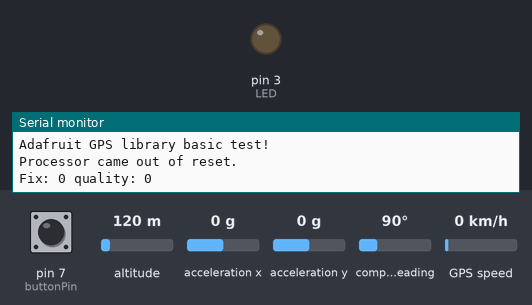
Simulated run of this sketch. Board: Arduino Uno, built with avr-gcc and run on an emulated ATmega328P. Parts: output pins drawn as LEDs (lit = HIGH), the last lines printed to the serial monitor. The test bench sets the inputs (shaded band); at power-on: acceleration x 0 g, pin 7 (buttonPin) LOW, altitude 120 m, acceleration y 0 g, compass heading 90°, GPS speed 0 km/h. The GPS gets a fix after 3 s at 37.7749, -122.4194 with 8 satellites.

Above: at 2.2 s.
2.3 s: acceleration x set to -0.9 g
5.5 s: acceleration x set to -1.2 g
At 6.5 s:
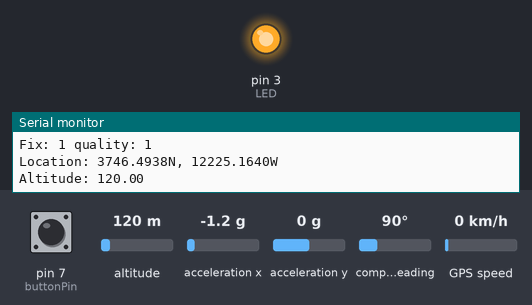
7.0 s: pin 7 (buttonPin) pulled HIGH for 1 s
At 8.1 s:
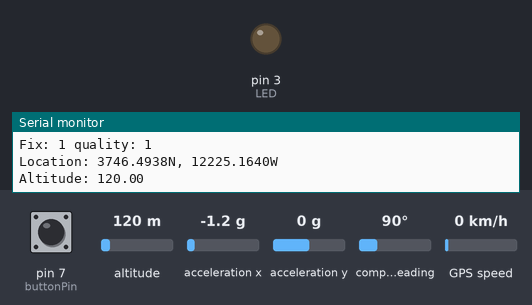
9.5 s: acceleration x set to -0.3 g
11.0 s: acceleration x set to 0 g
At 12.4 s:
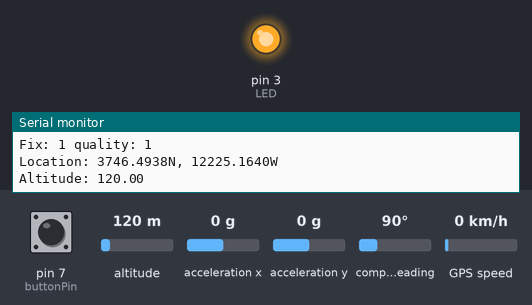
13.0 s: pin 7 (buttonPin) pulled HIGH for 3.2 s
At 13.9 s:
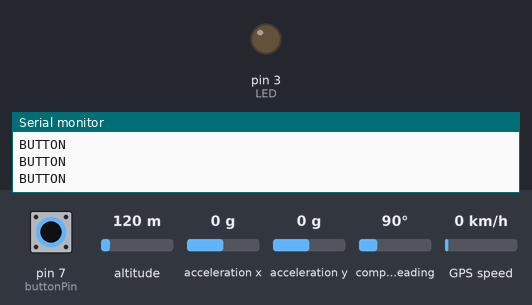
Timing chart, 0 to 16.0 s (numbered marks = the images above; inputs shaded):
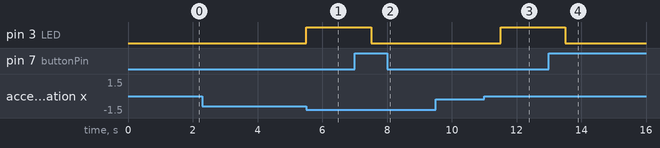

The sketch:

UnoSensorData.ino
```cpp
#include <Adafruit_GPS.h>
#include <SoftwareSerial.h>

// Connect the GPS Power pin to 5V
// Connect the GPS Ground pin to ground
// Connect the GPS TX (transmit) pin to Digital 8
// Connect the GPS RX (receive) pin to Digital 7

// you can change the pin numbers to match your wiring:
SoftwareSerial mySerial(2, 3);
Adafruit_GPS GPS(&mySerial);

// Set GPSECHO to 'false' to turn off echoing the GPS data to the Serial console
// Set to 'true' if you want to debug and listen to the raw GPS sentences
#define GPSECHO  true

uint32_t timer = millis();
//--------------------------------------------------------
#include "SparkFunLSM6DS3.h"
#include "Wire.h"
#include <SPI.h>
#include <math.h>

LSM6DS3 myIMU; //Default constructor is I2C, addr 0x6B (accel)
int steps = 0;
double prev_x = 0;
double prev_y = 0;

//LED
#define LED 3
const int ledBool = false;
//false = off; true = on

//button stuff
const int buttonPin = 7;     // the number of the pushbutton pin
//const int ledPin =  13;      // the number of the LED pin

// variables will change:
int buttonState = 0;         // variable for reading the pushbutton status

void setup() {

  // connect at 115200 so we can read the GPS fast enough and echo without dropping chars
  Serial.begin(115200);
  Serial.println("Adafruit GPS library basic test!");

  // 9600 NMEA is the default baud rate for Adafruit MTK GPS's- some use 4800
  GPS.begin(9600);

  // uncomment this line to turn on RMC (recommended minimum) and GGA (fix data) including altitude
  //GPS.sendCommand(PMTK_SET_NMEA_OUTPUT_RMCGGA);
  // uncomment this line to turn on only the "minimum recommended" data
  GPS.sendCommand(PMTK_SET_NMEA_OUTPUT_RMCONLY);
  // For parsing data, we don't suggest using anything but either RMC only or RMC+GGA since
  // the parser doesn't care about other sentences at this time

  // Set the update rate
  GPS.sendCommand(PMTK_SET_NMEA_UPDATE_1HZ);   // 1 Hz update rate
  // For the parsing code to work nicely and have time to sort thru the data, and
  // print it out we don't suggest using anything higher than 1 Hz

  // Request updates on antenna status, comment out to keep quiet
  //GPS.sendCommand(PGCMD_ANTENNA);

  // Ask for firmware version
  //mySerial.println(PMTK_Q_RELEASE);

  Serial.println("Processor came out of reset.\n");

  //Call .begin() to configure the IMU
  myIMU.begin();

  // initialize the LED pin as an output:
  pinMode(LED, OUTPUT);
  // initialize the pushbutton pin as an input:
  pinMode(buttonPin, INPUT);
  delay(1000); //relax...
  digitalWrite(LED, LOW);
}


void loop()
{
  char c = GPS.read();
  // if you want to debug, this is a good time to do it!
  if ((c) && (GPSECHO))
    Serial.write(c);

  // if a sentence is received, we can check the checksum, parse it...
  if (GPS.newNMEAreceived()) {
    // a tricky thing here is if we print the NMEA sentence, or data
    // we end up not listening and catching other sentences!
    // so be very wary if using OUTPUT_ALLDATA and trytng to print out data
    //Serial.println(GPS.lastNMEA());   // this also sets the newNMEAreceived() flag to false

    if (!GPS.parse(GPS.lastNMEA()))   // this also sets the newNMEAreceived() flag to false
      return;  // we can fail to parse a sentence in which case we should just wait for another
  }

  // if millis() or timer wraps around, we'll just reset it
  if (timer > millis())
    timer = millis();

  // approximately every 2 seconds or so, print out the current stats
  if (millis() - timer > 2000) {
    timer = millis(); // reset the timer

    Serial.print("Fix: "); Serial.print((int)GPS.fix);
    Serial.print(" quality: "); Serial.println((int)GPS.fixquality);
    if (GPS.fix) {
      Serial.print("Location: ");
      Serial.print(GPS.latitude, 4); Serial.print(GPS.lat);
      Serial.print(", ");
      Serial.print(GPS.longitude, 4); Serial.println(GPS.lon);

      //Serial.print("Speed (knots): "); Serial.println(GPS.speed);
      //Serial.print("Angle: "); Serial.println(GPS.angle);
      Serial.print("Altitude: "); Serial.println(GPS.altitude);
      //Serial.print("Satellites: "); Serial.println((int)GPS.satellites);
    }
  }

  if (millis() - timer > 1500) {
  //Serial.print("\nAccelerometer:\n");
  //Serial.print(" X = ");
  //Serial.println(myIMU.readFloatAccelX(), 4);
  //Serial.print(" Y = ");
  //Serial.println(myIMU.readFloatAccelY(), 4);

  double temp_x = myIMU.readFloatAccelX();
  double temp_y = myIMU.readFloatAccelY();

  double temp_root = pow(pow(temp_x, 2) + pow(temp_y, 2), 0.5);
  double prev_root = pow(pow(prev_x, 2) + pow(prev_y, 2), 0.5);

  //Serial.println(temp_root);
  //Serial.println(prev_root);

  if(fabs(temp_root - prev_root)  > 1)
  {
    steps++;
    prev_x = temp_x;
    prev_y = temp_y;
    Serial.println("FALL");
    digitalWrite(LED, HIGH);
  }
  //Serial.println("steps" + (String)steps);


  //button stuff

  // read the state of the pushbutton value:
  buttonState = digitalRead(buttonPin);

  // check if the pushbutton is pressed.
  // if it is, the buttonState is HIGH:
  if (buttonState) {
      Serial.println();
      Serial.println("BUTTON");
      digitalWrite(LED, LOW);
  }


  }
}
```

Measured:
- the behaviour switches between -1 and -1.1 g on acceleration x (found by bisection; images 0 and 1)
- the behaviour switches between -0.2 and -0.1 g on acceleration x (found by bisection; images 2 and 3)
- after the input at 5.5 s, pin 3 (LED): LOW → HIGH at once
- after the input at 7.0 s, pin 3 (LED): HIGH → LOW after 0.51 s
- after the input at 11.0 s, pin 3 (LED): LOW → HIGH after 0.51 s
- after the input at 13.0 s, pin 3 (LED): HIGH → LOW after 0.51 s
